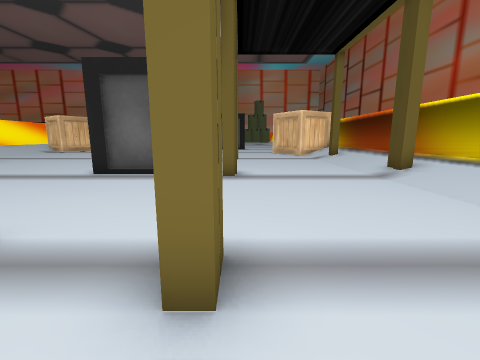
View 1 (above)

19 first-person views from a walk through a scene from a Unity 3-D project. The camera is 1.2 m above the floor, tilts 10° down and sees 90° across. The floor is counted in squares, 1 m on a side. Each view is taken from the middle of a square. On the plan, view 1 faces up. The plan holds only what a view shows up to about 12 squares ahead; the rest is blank. The place goes on beyond the plan.

View 2
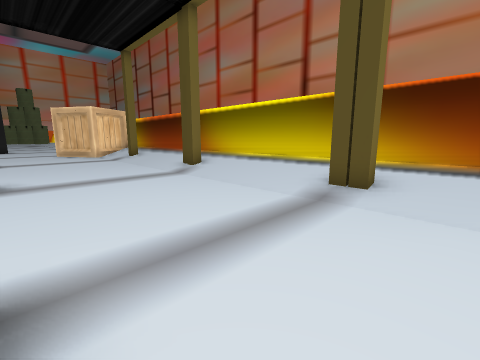

View 3
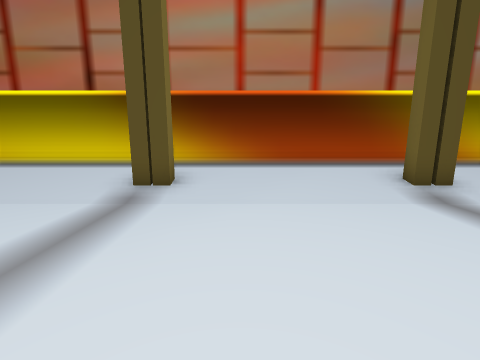

View 4
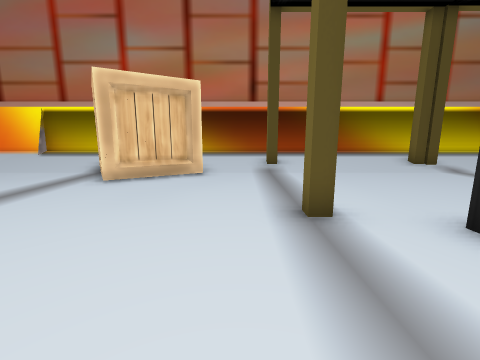

View 5
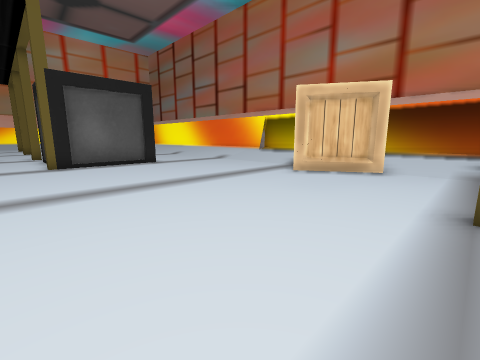

View 6
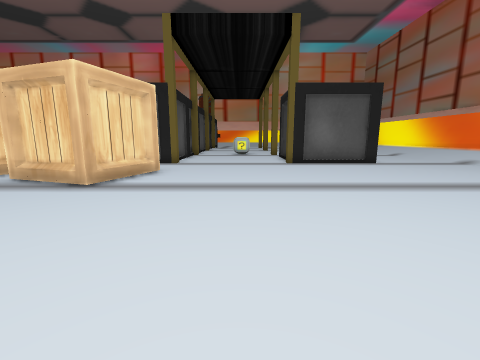

View 7
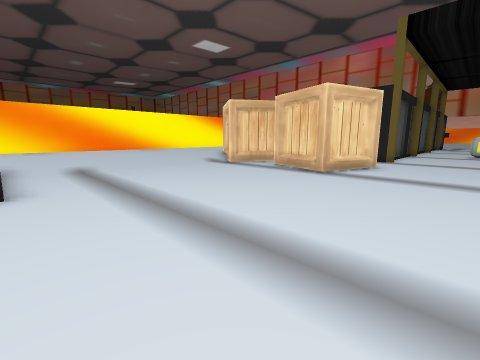

View 8
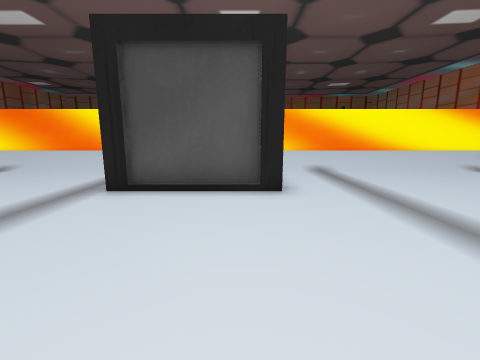

View 9
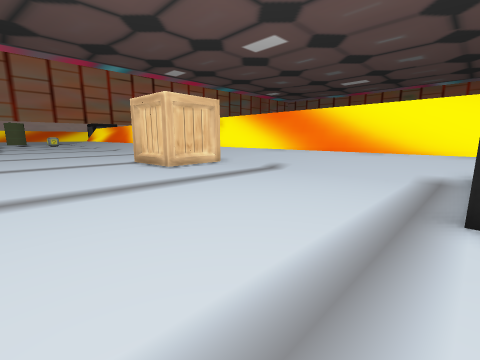

View 10
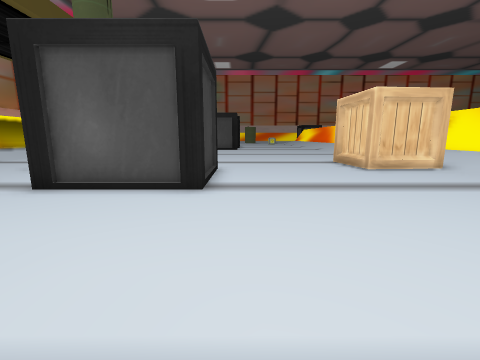

View 11
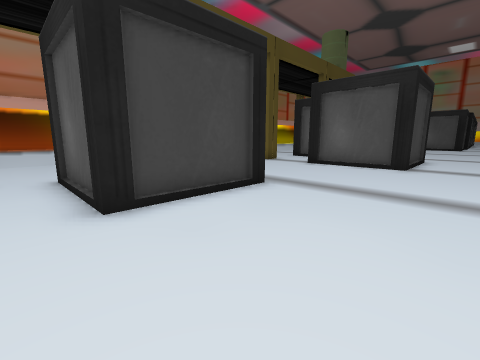

View 12
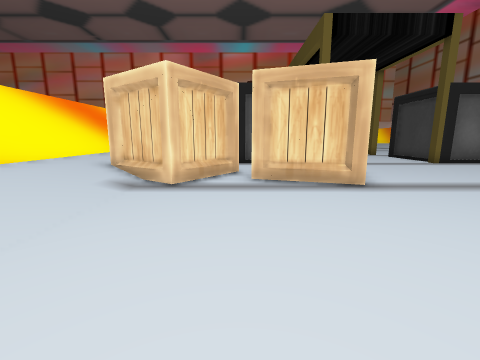

View 13
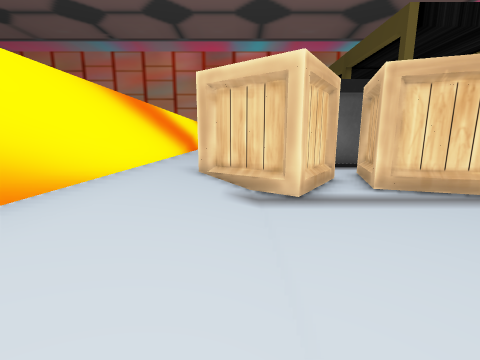

View 14
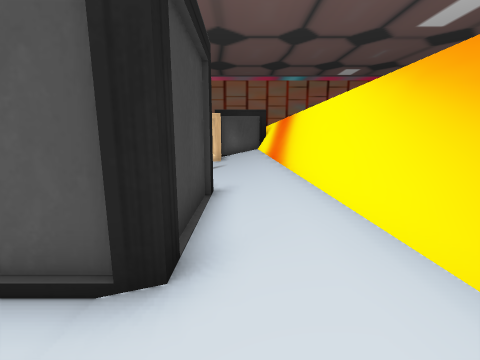

View 15
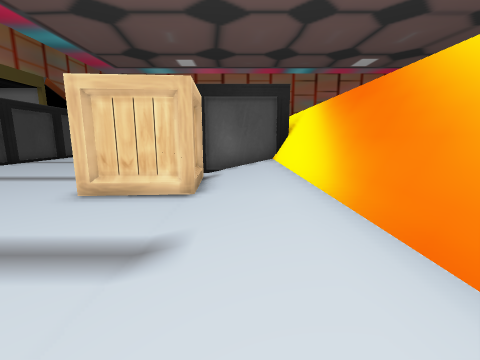

View 16
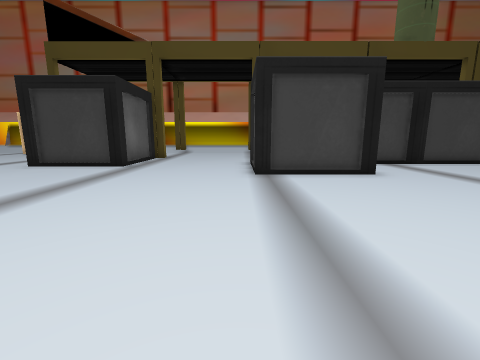

View 17
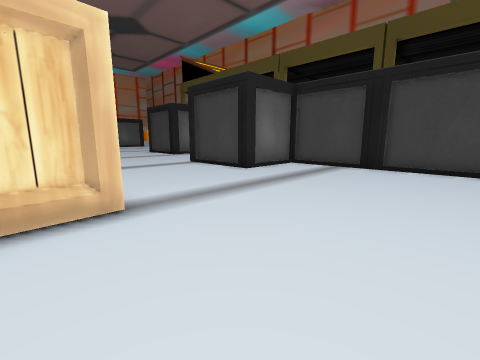

View 18
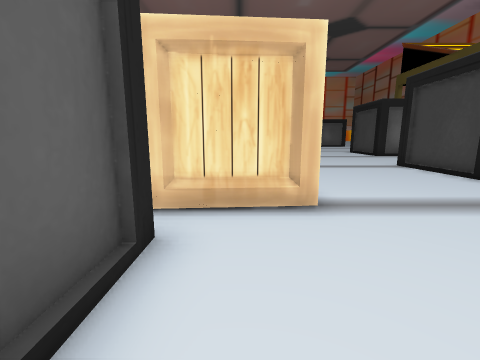

View 19
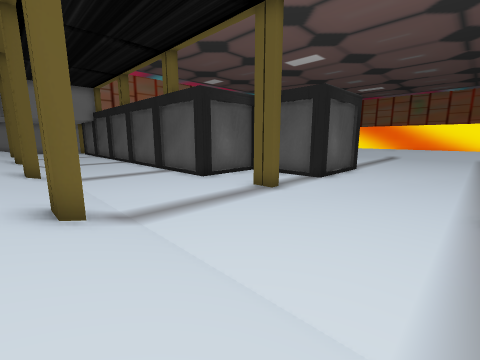

### Floor plan
Key: @ floor where view 1 was taken; # wall or solid block; . main floor; : floor 0.25 m higher than the main floor; + floor 0.5 m higher than the main floor; / step, stairs or slope; = window, fence, low wall or low ledge; v drop or lower ground.
Columns run from 20 left of view 1 to 7 right of it. Each row starts with its distance up from view 1.
 26  =+    #####....#####..../+#
 25  =+    ... ............../+#
 24 v#+    ..  ............../+#
 23 ##+:   .#  #............./+#
 22 ##+#########............./+#
 21 ##+:#######............../+
 20 ##+/......#............./#
 19 ##+/...................#
 18  #+/...................##
 17  #+/....................# +#
 16 ##+/.....................:+#
 15 ##+/...................../+#
 14 ##+/................#....#+#
 13 ##+/...................../+#
 12 ##+:####.......#####...../+#
 11 ##+:#  #.......#    ...../+#
 10 ##+:#  #.......#    ...../+#
  9 ##+:#  #.......#    ...../+#
  8 ##+:#  #.......#####.....#+#
  7 ##+/...................../+#
  6 ##+/...................../+#
  5 ##+/...................../+#
  4 ##+/...................../+#
  3 ##+/...................../+#
  2 ##+/.........#####..#....#+#
  1 ##+/.........#   #......./+#
  0 ##+/.........#   #..@..../+#
 -1 ##+:/###.....########..../+#
 -2  #+//###........#   #..../+#
 -3  #+/.###........#   #..../+#
 -4 ##+/.###........#   #....#+#
 -5  #####..........#    ..../+#
 -6  #   #..........#     .. /+#
 -7  #   #..........#        /+#
 -8       ..........#        /+

Positions as (right, up) in squares from view 1, and headings:
1: (0, 0), facing up
2: (0, 0), facing up-right
3: (0, 0), facing right
4: (-4, 15), facing right
5: (-5, 14), facing up-right
6: (-6, 14), facing up
7: (-6, 12), facing up-left
8: (-7, 11), facing left
9: (-8, 8), facing down-left
10: (-8, 8), facing down
11: (-9, 13), facing down-right
12: (-13, 14), facing up
13: (-16, 15), facing up
14: (-17, 14), facing down
15: (-17, 5), facing down
16: (-15, 3), facing right
17: (-14, -8), facing up-right
18: (-14, -8), facing up
19: (6, 7), facing down-left
